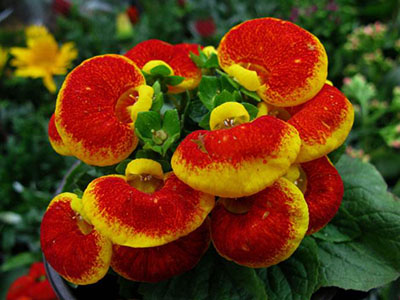
#> input picture 图像美化/flower.jpg, 400 x 300 px
$ jupyter execute --allow-errors '直方图均衡化.ipynb'
#> lines starting #> are read from the running program, lines starting #| are printed output that depends on the picture
[cell 1]
#灰度图的直方图均衡化
import cv2

src = cv2.imread('flower.jpg', 1)
#> src is the input picture: shape (300, 400, 3); mean B, G, R 19.2, 59.1, 98.7
gray = cv2.cvtColor(src, cv2.COLOR_BGR2GRAY)
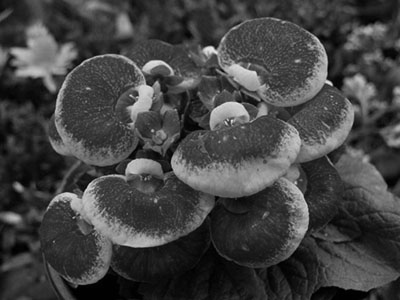
#> gray: shape (300, 400); min 0, max 233, mean 66.4
cv2.imshow('gray', gray)
dst = cv2.equalizeHist(gray)
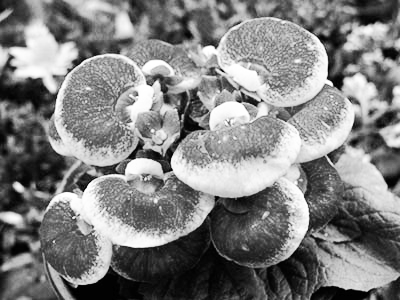
#> dst: shape (300, 400); min 0, max 255, mean 128.4
cv2.imshow('dst', dst)
cv2.waitKey(0)

[cell 2]
#彩色图的直方图均衡化
import cv2

src = cv2.imread('image0.jpg', 1)
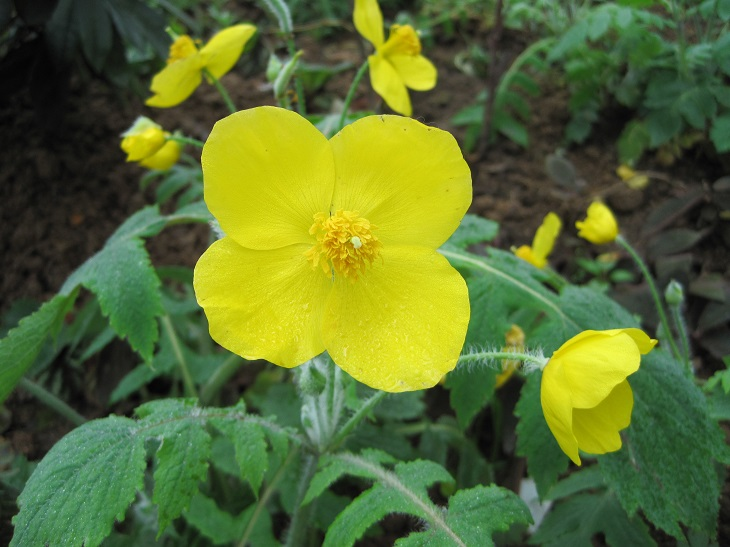
#> input picture 图像美化/image0.JPG, 730 x 547 px, found by its file name
#> src is the input picture: shape (547, 730, 3); mean B, G, R 48.7, 109.6, 90.1
cv2.imshow('src', src)
(b, g, r) = cv2.split(src)
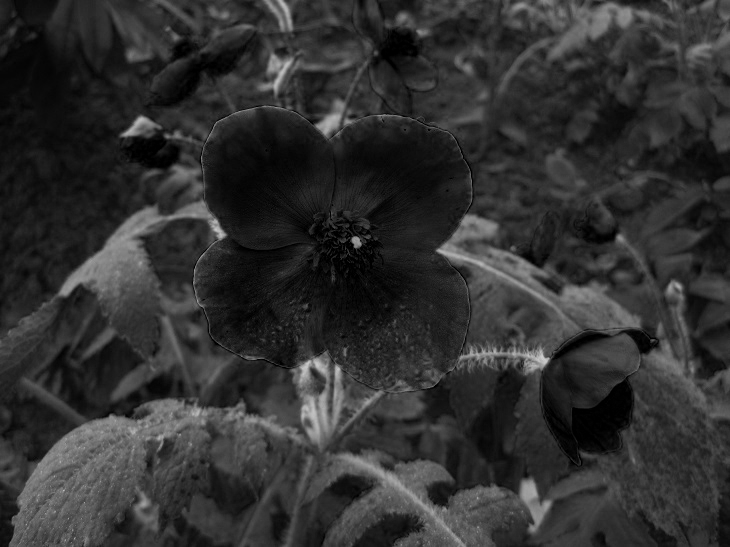
#> b: shape (547, 730); min 0, max 205, mean 48.7
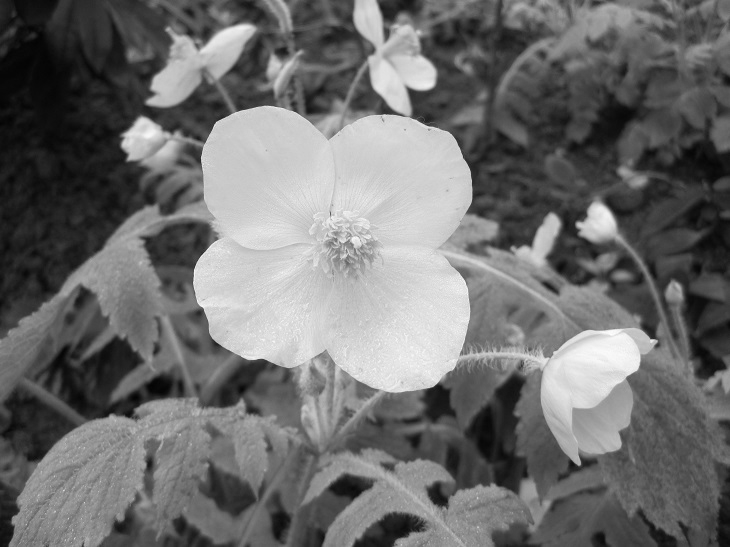
#> g: shape (547, 730); min 3, max 255, mean 109.6
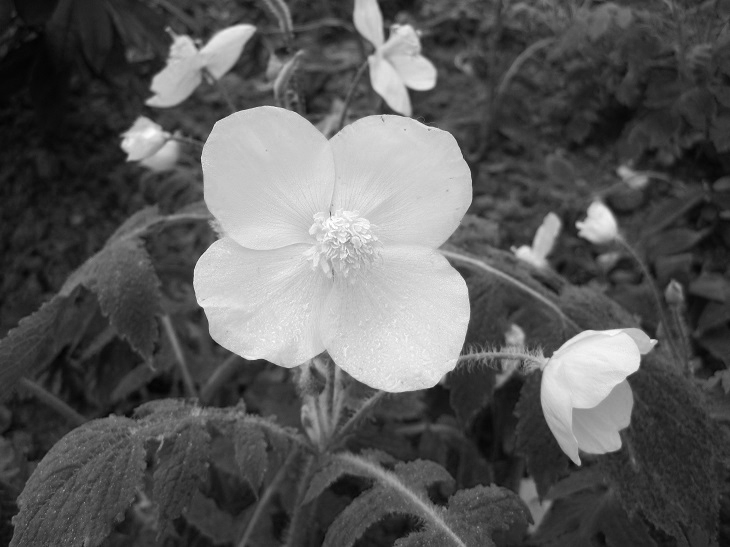
#> r: shape (547, 730); min 3, max 255, mean 90.1
bH = cv2.equalizeHist(b)
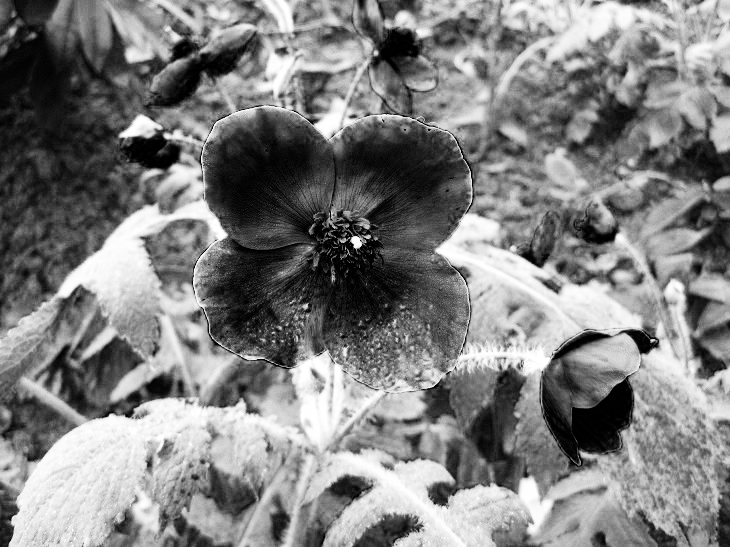
#> bH: shape (547, 730); min 0, max 255, mean 127.9
gH = cv2.equalizeHist(g)
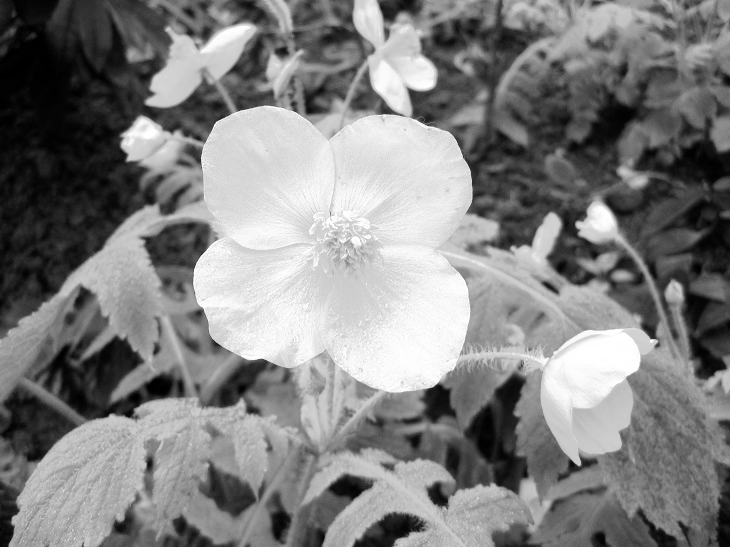
#> gH: shape (547, 730); min 0, max 255, mean 128.2
rH = cv2.equalizeHist(r)
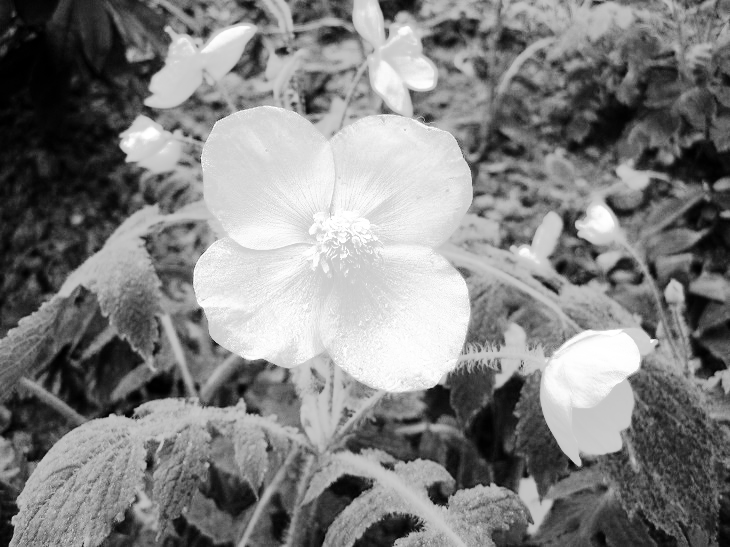
#> rH: shape (547, 730); min 0, max 255, mean 128.6
dst = cv2.merge((bH, gH, rH))
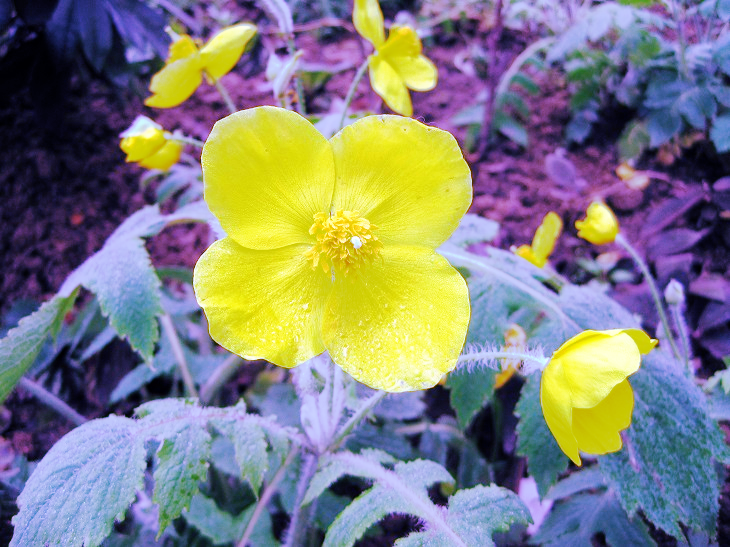
#> dst: shape (547, 730, 3); mean B, G, R 127.9, 128.2, 128.6
cv2.imshow('dst', dst)
cv2.waitKey(0)

[cell 3]
# 彩色图yuv 直方图均衡化
import cv2

src = cv2.imread('flower.jpg', 1)
cv2.imshow('src', src)
yuv = cv2.cvtColor(src, cv2.COLOR_BGR2YCrCb)
#> yuv: shape (300, 400, 3); mean of channels 0, 1, 2 66.4, 151.1, 101.4
channelsYUV = cv2.split(yuv)
#> (the rest of this cell did not finish here and is left out)
